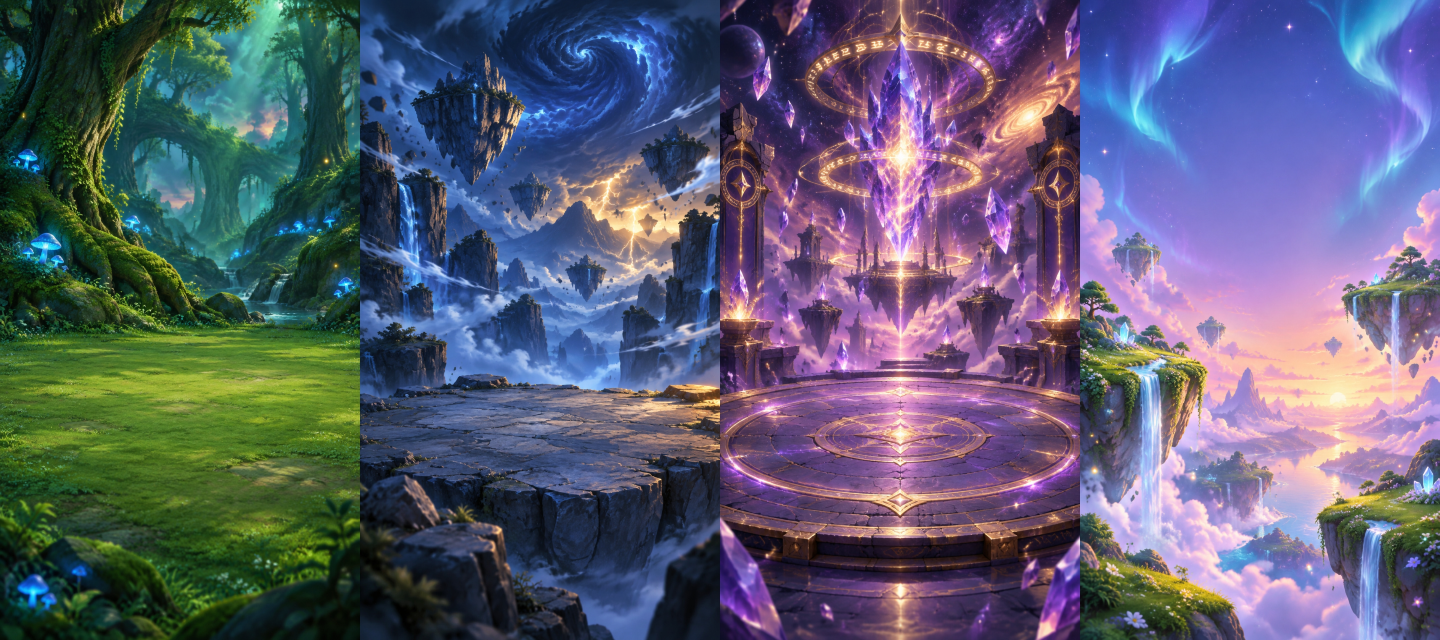
#> input picture echoling/art/ui-bg-4320.jpg, 4320 x 1920 px (shown at 1/3 size)
$ python -i ui_assets.py   (imports and definitions only)
#> lines starting #> are read from the running program, lines starting #| are printed output that depends on the picture; after the words box and inside, x2 and y2 are one past the last pixel; in counts of white or black regions, pixels touching at a corner belong together
#> further down, picture is the input picture: shape (1920, 4320, 3); mean B, G, R 114, 93.5, 91.7
"""ECHOLING UI 에셋 파이프라인 (Canva 내보내기 → 게임 에셋)
- 아이콘 시트(6열, 512px 셀, 흰 배경) → 투명 WebP (노드/아이템 192px, 속성 96px)
- 배경 시트(1080x1920 x 4, 가로 배치) → 720x1280 WebP
사용: python3 tools/ui_assets.py
"""
import json
import numpy as np
from PIL import Image
from scipy import ndimage

ROOT = __file__.rsplit('/tools/', 1)[0]
# [1 line not run here, left out]


def cutout(img: np.ndarray, thr: int = 14) -> Image.Image:
#> called with thr = 14
    dist = 255 - img.min(axis=2)
    lab, _ = ndimage.label(dist < thr)
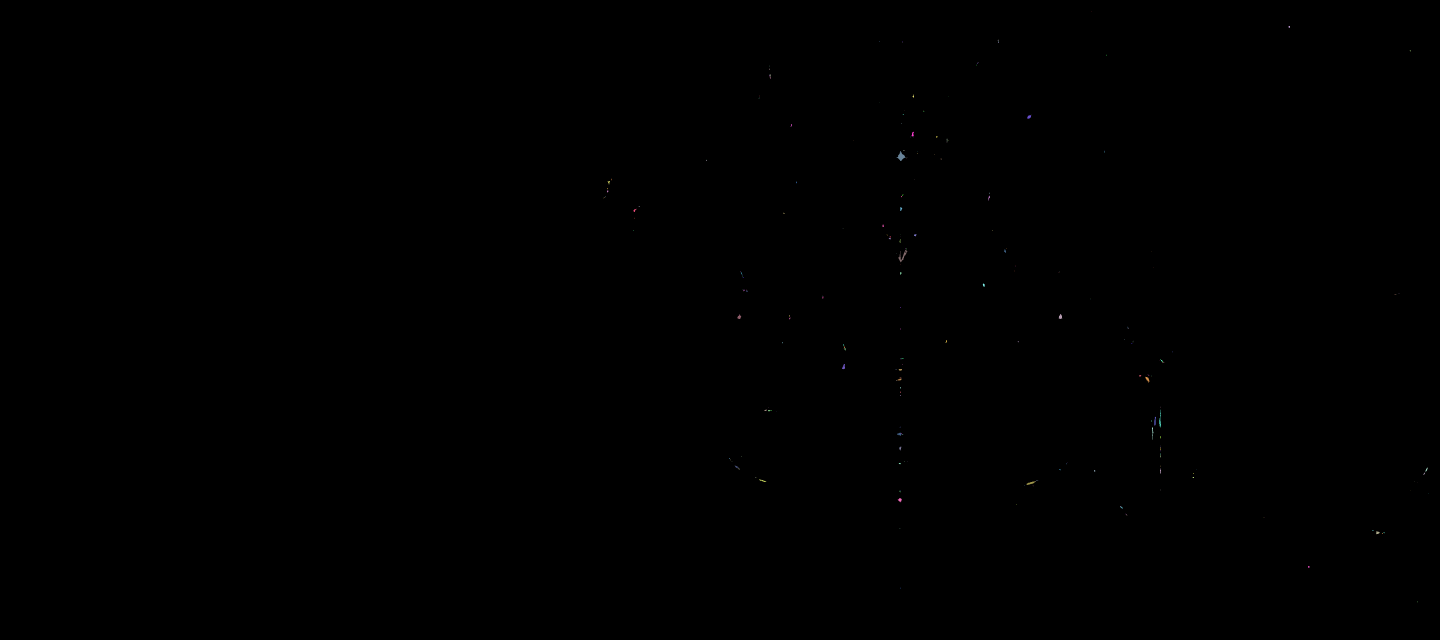
#> lab: shape (1920, 4320) int32 (shown at 1/3 size); 280 distinct labels, from 0 to 279; one colour per label, 0 black
    border = np.unique(np.concatenate([lab[0], lab[-1], lab[:, 0], lab[:, -1]]))
#> border = [0]
    bg = np.isin(lab, border[border > 0])
#> bg: shape (1920, 4320) bool; every value is 0
    obj = ndimage.binary_fill_holes(ndimage.binary_closing(~bg, iterations=3))
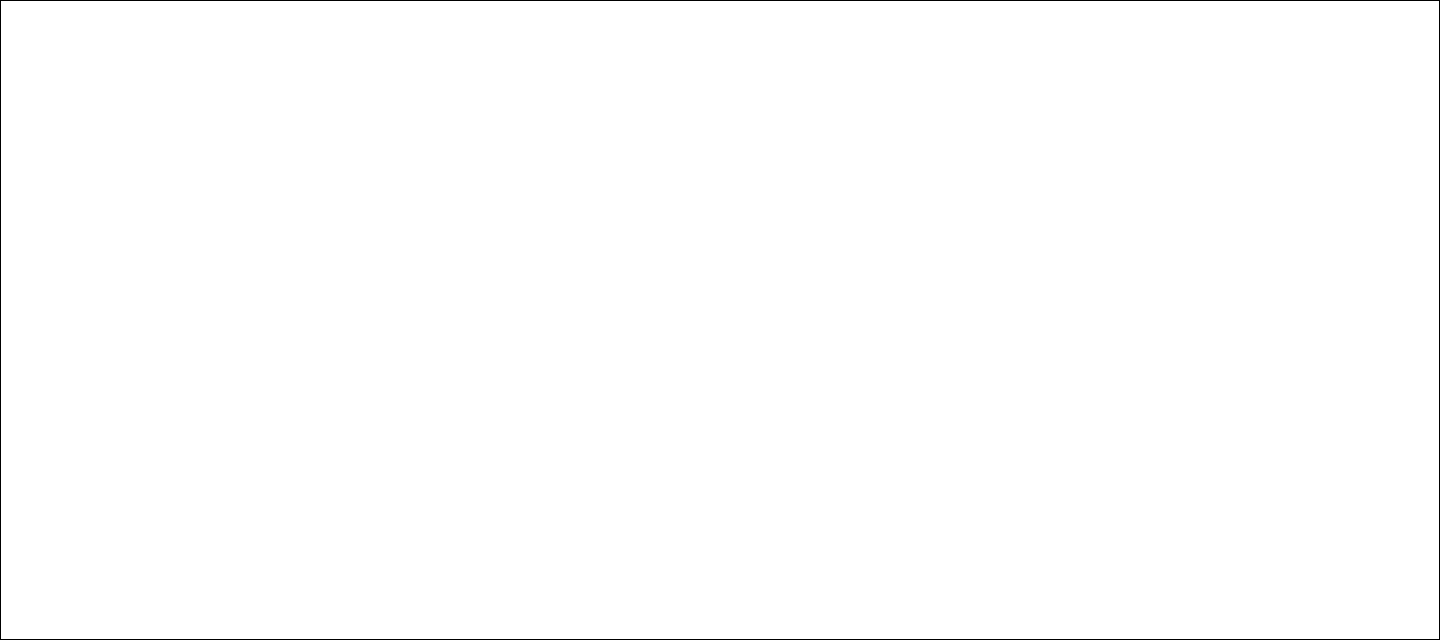
#> obj: shape (1920, 4320) bool (shown at 1/3 size); 99.5% white; 1 black region, box (x1, y1, x2, y2) and area: (0, 0, 4320, 1920) 37404
    bg = ~obj
    band = ndimage.binary_dilation(bg, iterations=2) & ~bg
#> band: shape (1920, 4320) bool; 0.3% white in thin lines or dots
    alpha = np.ones(dist.shape, np.float32)
    alpha[bg] = 0
    soft = np.clip((dist - 4) / 40.0, 0, 1)
    alpha[band] = soft[band]
    alpha = ndimage.gaussian_filter(alpha, 0.6) * (~bg | band)
    a = np.clip(alpha, 1e-3, 1)[..., None]
    rgb = np.clip((img - (1 - a) * 255) / a, 0, 255)
    im = Image.fromarray(np.dstack([rgb, alpha * 255]).astype(np.uint8), 'RGBA')
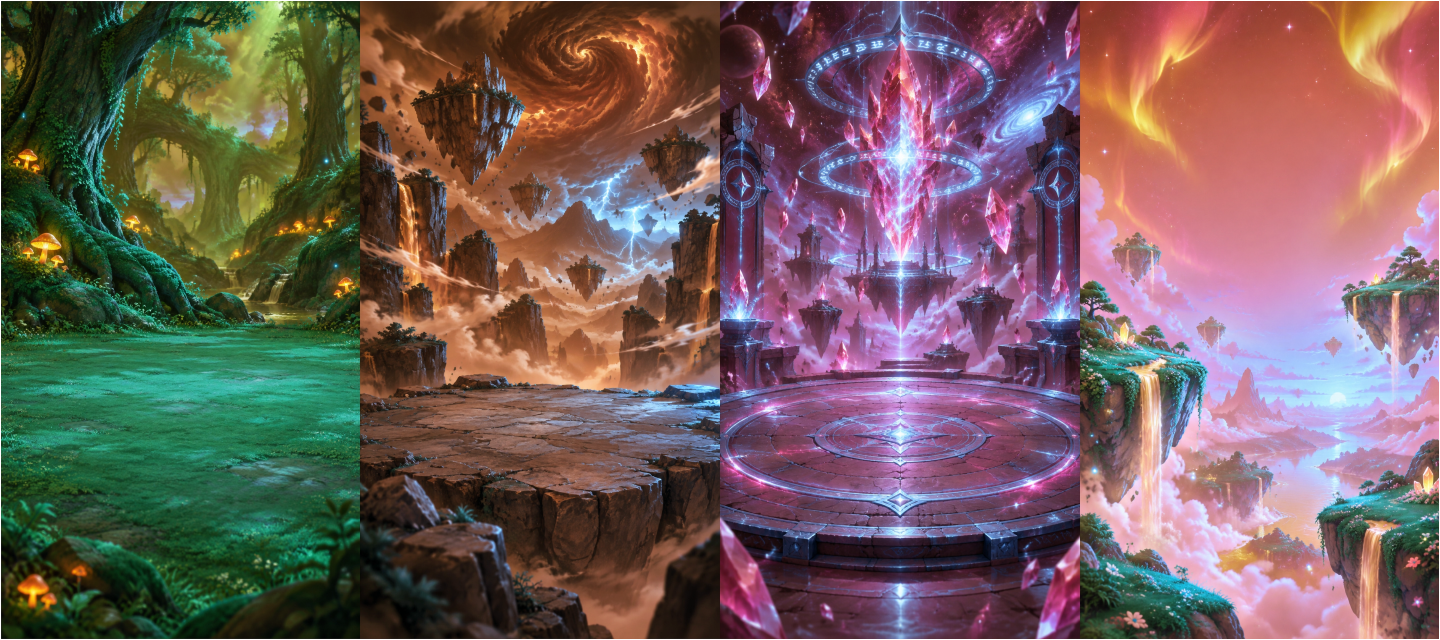
#> im: PIL image 4320x1920 RGBA (shown at 1/3 size); mean R, G, B, A 113.6, 93.1, 91.4, 253.8; transparent parts drawn white
    bbox = im.getchannel('A').point(lambda v: 255 if v > 20 else 0).getbbox()
#> bbox = (3, 3, 4317, 1917)
    im = im.crop(bbox)
#> im: PIL image 4314x1914 RGBA
    w, h = im.size
#> w = 4314; h = 1914
    side = int(max(w, h) * 1.04)
#> side = 4486
    canvas = Image.new('RGBA', (side, side), (0, 0, 0, 0))
#> canvas: PIL image 4486x4486 RGBA; every value is 0
    canvas.paste(im, ((side - w) // 2, (side - h) // 2))
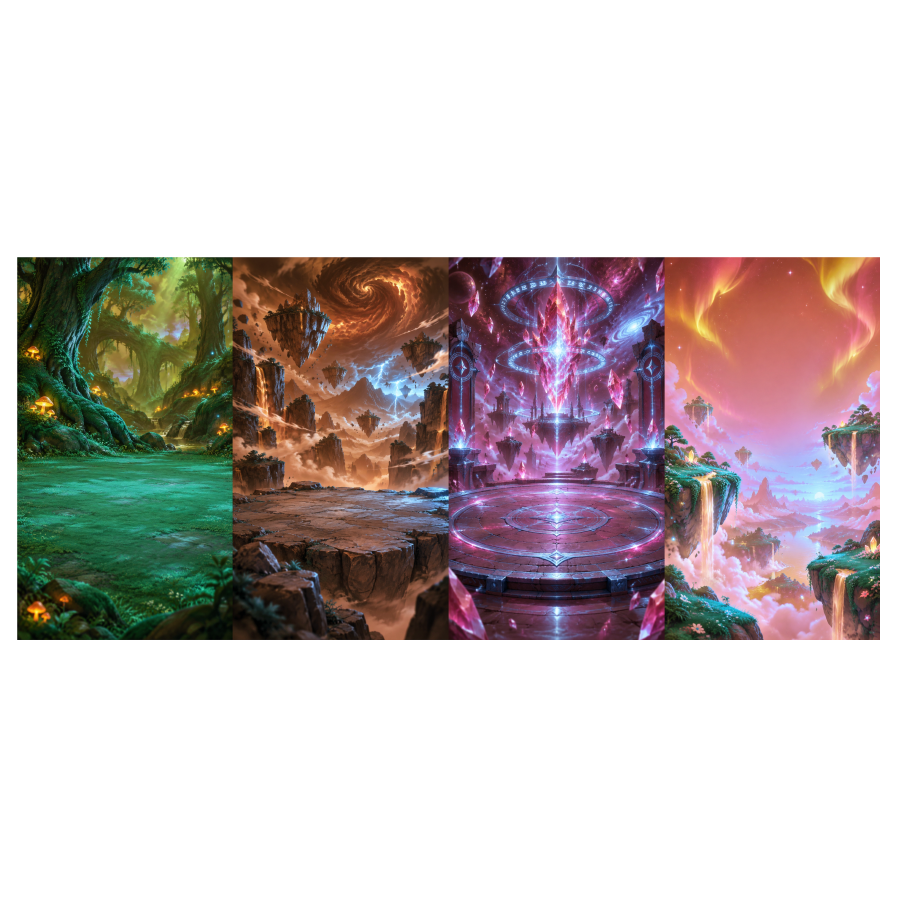
#> canvas: PIL image 4486x4486 RGBA (shown at 1/5 size); mean R, G, B, A 46.8, 38.4, 37.7, 104.6; transparent parts drawn white
    return canvas


# [15 lines not run here, left out]
CELL = 1264 / 3
# [9 lines not run here, left out]

# 전투 이펙트 텍스처 (v0.6): 3x3 시트(1264px). 빛·연기류는 흰 배경에 부드럽게 번진 형태라
# 일반 컷아웃 대신 color-to-alpha(흰색 키)로 반투명 글로우를 보존하고, 밝은 코어는 채워서 유지한다.
GLOW = {'fire', 'spark', 'wind', 'wisp', 'star', 'burst'}


def white_key(img: np.ndarray, radial: float = 0) -> Image.Image:
    a = (255 - img.min(axis=2)) / 255.0
    a = np.clip((a - 0.03) / 0.97, 0, 1)
    if radial:  # 흰 코어가 광선 사이로 배경과 이어진 폭발형: 중심 방사형 알파로 코어 복원
        h, w = a.shape
        yy, xx = np.mgrid[0:h, 0:w]
        d = np.hypot((yy - h / 2) / (h / 2), (xx - w / 2) / (w / 2)) / radial
        a = np.maximum(a, np.clip(1 - d, 0, 1) ** 0.8)
    core = ndimage.binary_fill_holes(ndimage.binary_closing(a > 0.35, iterations=4))
    core = ndimage.binary_erosion(core, iterations=3)
    a = np.maximum(a, ndimage.gaussian_filter(core.astype(np.float32), 4) * 0.97)
    aa = np.clip(a, 1e-3, 1)[..., None]
    rgb = np.clip((img - (1 - aa) * 255) / aa, 0, 255)
    im = Image.fromarray(np.dstack([rgb, a * 255]).astype(np.uint8), 'RGBA')
    bbox = im.getchannel('A').point(lambda v: 255 if v > 10 else 0).getbbox()
    im = im.crop(bbox)
    w, h = im.size
    side = int(max(w, h) * 1.04)
    canvas = Image.new('RGBA', (side, side), (0, 0, 0, 0))
    canvas.paste(im, ((side - w) // 2, (side - h) // 2))
    return canvas


import os
# [9 lines not run here, left out]

>>> import cv2
>>> picture = cv2.imread('../art/ui-bg-4320.jpg')
>>> result = cutout(picture)
